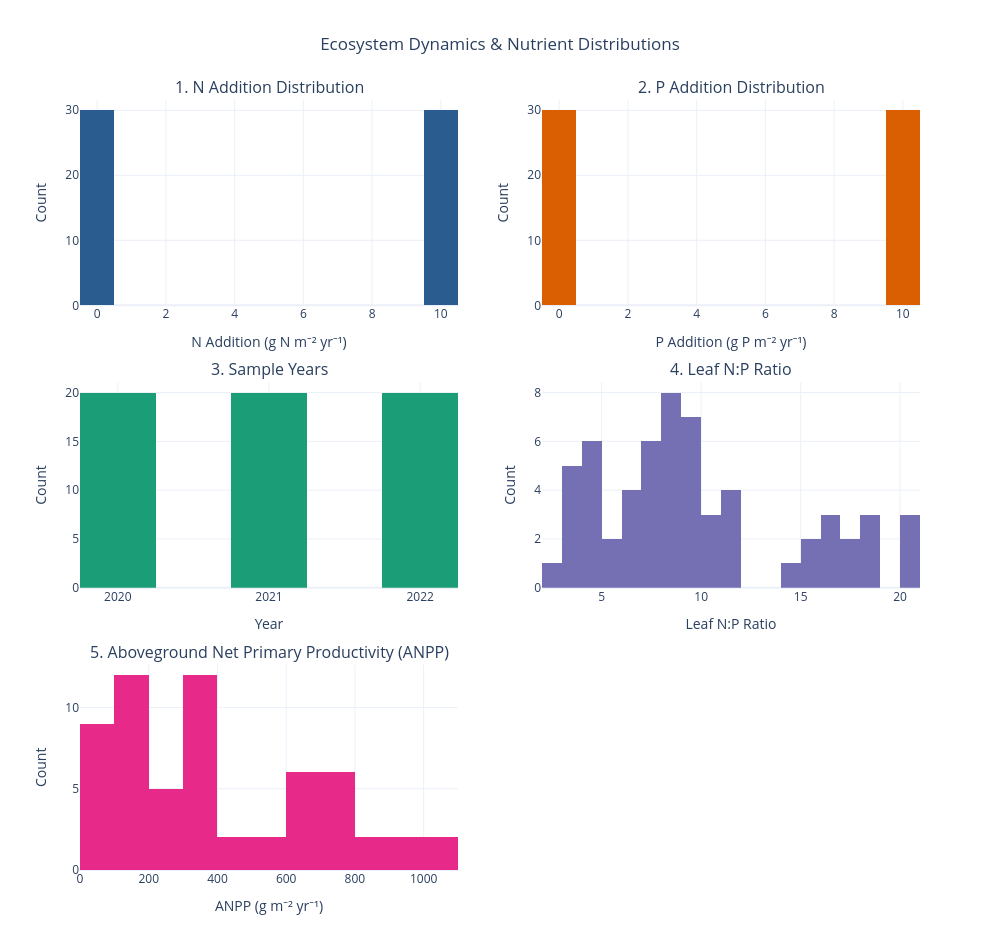

This figure's notebook cell:
### Markdown cell above
## EDA

#### Distributional Analysis
##### **Simple Distributional Analysis**

### Code cell
# 1. Expand grid to 3 rows x 2 columns
fig = make_subplots(
    rows=3,
    cols=2,
    subplot_titles=(
        "1. N Addition Distribution",
        "2. P Addition Distribution",
        "3. Sample Years",
        "4. Leaf N:P Ratio",
        "5. Aboveground Net Primary Productivity (ANPP)",
    ),
    vertical_spacing=0.10,  # Adjusted vertical spacing for 3 rows
    horizontal_spacing=0.10,
)

# --- Traces ---
# 1. N addition
fig.add_trace(
    go.Histogram(
        x=df["N addition (g N m-2 yr-1)"],
        nbinsx=20,
        name="N Addition",
        marker_color="#2b5c8f",
    ),
    row=1,
    col=1,
)

# 2. P addition
fig.add_trace(
    go.Histogram(
        x=df["P addition (g P m-2 yr-1)"],
        nbinsx=20,
        name="P Addition",
        marker_color="#d95f02",
    ),
    row=1,
    col=2,
)

# 3. Year
fig.add_trace(
    go.Histogram(
        x=df["year"], nbinsx=5, name="Year", marker_color="#1b9e77"
    ),
    row=2,
    col=1,
)

# 4. Leaf N:P ratio
fig.add_trace(
    go.Histogram(
        x=df["leaf N:P ratio"],
        nbinsx=20,
        name="Leaf N:P Ratio",
        marker_color="#7570b3",
    ),
    row=2,
    col=2,
)

# 5. ANPP (New Feature)
fig.add_trace(
    go.Histogram(
        x=df["ANPP (g m-2 yr-1)"],
        nbinsx=20,
        name="ANPP",
        marker_color="#e7298a",
    ),
    row=3,
    col=1,
)

# --- Layout Polish ---
fig.update_layout(
    title_text="Ecosystem Dynamics & Nutrient Distributions",
    title_x=0.5,
    width=1000,
    height=950,  # Increased height to fit 3 rows comfortably
    template="plotly_white",
    showlegend=False,
)

# --- Axis Formatting ---
fig.update_xaxes(
    title_text="N Addition (g N m⁻² yr⁻¹)", row=1, col=1, showgrid=True
)
fig.update_xaxes(
    title_text="P Addition (g P m⁻² yr⁻¹)", row=1, col=2, showgrid=True
)
fig.update_xaxes(
    title_text="Year", dtick=1, row=2, col=1, showgrid=True
)  # Discrete years
fig.update_xaxes(title_text="Leaf N:P Ratio", row=2, col=2, showgrid=True)
fig.update_xaxes(
    title_text="ANPP (g m⁻² yr⁻¹)", row=3, col=1, showgrid=True
)

fig.update_yaxes(title_text="Count", showgrid=True)

fig.show()

### Figure 1 — Plotly figure (JSON) as saved in the notebook; plotly's stock layout.template omitted (floating-point values rounded to 4 significant figures)
{"data": [{"marker": {"color": "#2b5c8f"}, "name": "N Addition", "nbinsx": 20, "type": "histogram", "x": [0, 10, 10, 0, 0, 10, 0, 10, 0, 10, 0, 10, 10, 0, 10, 0, 0, 10, 10, 0, 0, 10, 10, 0, 0, 10, 0, 10, 0, 10, 0, 10, 10, 0, 10, 0, 0, 10, 10, 0, 0, 10, 10, 0, 0, 10, 0, 10, 0, 10, 0, 10, 10, 0, 10, 0, 0, 10, 10, 0], "xaxis": "x", "yaxis": "y"}, {"marker": {"color": "#d95f02"}, "name": "P Addition", "nbinsx": 20, "type": "histogram", "x": [0, 10, 0, 10, 10, 0, 0, 10, 10, 10, 0, 0, 10, 0, 0, 10, 10, 0, 10, 0, 0, 10, 0, 10, 10, 0, 0, 10, 10, 10, 0, 0, 10, 0, 0, 10, 10, 0, 10, 0, 0, 10, 0, 10, 10, 0, 0, 10, 10, 10, 0, 0, 10, 0, 0, 10, 10, 0, 10, 0], "xaxis": "x2", "yaxis": "y2"}, {"marker": {"color": "#1b9e77"}, "name": "Year", "nbinsx": 5, "type": "histogram", "x": [2020, 2020, 2020, 2020, 2020, 2020, 2020, 2020, 2020, 2020, 2020, 2020, 2020, 2020, 2020, 2020, 2020, 2020, 2020, 2020, 2021, 2021, 2021, 2021, 2021, 2021, 2021, 2021, 2021, 2021, 2021, 2021, 2021, 2021, 2021, 2021, 2021, 2021, 2021, 2021, 2022, 2022, 2022, 2022, 2022, 2022, 2022, 2022, 2022, 2022, 2022, 2022, 2022, 2022, 2022, 2022, 2022, 2022, 2022, 2022], "xaxis": "x3", "yaxis": "y3"}, {"marker": {"color": "#7570b3"}, "name": "Leaf N:P Ratio", "nbinsx": 20, "type": "histogram", "x": [11.48, 9.667, 16.38, 4.102, 4.49, 16.69, 11.86, 8.61, 4.025, 7.645, 10.06, 17.31, 11.35, 9.662, 20.32, 4.347, 4.15, 17.75, 7.185, 7.525, 9.824, 6.267, 15.59, 3.886, 4.432, 11.22, 10.51, 8.798, 5.835, 8.685, 8.985, 14.57, 8.632, 8.371, 15.86, 6.125, 5.196, 18.22, 7.429, 10.76, 9.226, 9.967, 18.4, 3.556, 3.223, 18.78, 8.322, 9.037, 3.515, 8.817, 9.256, 20.1, 6.062, 7.256, 20.76, 3.932, 2.618, 16.64, 7.537, 6.614], "xaxis": "x4", "yaxis": "y4"}, {"marker": {"color": "#e7298a"}, "name": "ANPP", "nbinsx": 20, "type": "histogram", "x": [84.91, 67.39, 173.0, 115.4, 86.12, 170.7, 70.34, 145.7, 75.32, 101.5, 101.3, 147.1, 120.6, 85.08, 156.7, 94.8, 81.36, 154.0, 110.6, 94.2, 360.1, 991.5, 618.5, 404.4, 464.5, 704.2, 395.6, 785.8, 316.2, 856.8, 319.1, 705.6, 1087.0, 360.9, 1051.0, 309.6, 386.0, 708.1, 684.2, 380.3, 234.4, 582.8, 775.3, 287.5, 244.6, 557.4, 323.3, 606.8, 319.9, 751.0, 286.3, 617.2, 922.4, 196.3, 634.1, 303.8, 300.1, 695.2, 803.8, 297.3], "xaxis": "x5", "yaxis": "y5"}], "layout": {"annotations": [{"font": {"size": 16}, "showarrow": false, "text": "1. N Addition Distribution", "x": 0.225, "xanchor": "center", "xref": "paper", "y": 1, "yanchor": "bottom", "yref": "paper"}, {"font": {"size": 16}, "showarrow": false, "text": "2. P Addition Distribution", "x": 0.775, "xanchor": "center", "xref": "paper", "y": 1, "yanchor": "bottom", "yref": "paper"}, {"font": {"size": 16}, "showarrow": false, "text": "3. Sample Years", "x": 0.225, "xanchor": "center", "xref": "paper", "y": 0.6333, "yanchor": "bottom", "yref": "paper"}, {"font": {"size": 16}, "showarrow": false, "text": "4. Leaf N:P Ratio", "x": 0.775, "xanchor": "center", "xref": "paper", "y": 0.6333, "yanchor": "bottom", "yref": "paper"}, {"font": {"size": 16}, "showarrow": false, "text": "5. Aboveground Net Primary Productivity (ANPP)", "x": 0.225, "xanchor": "center", "xref": "paper", "y": 0.2667, "yanchor": "bottom", "yref": "paper"}], "height": 950, "showlegend": false, "title": {"text": "Ecosystem Dynamics & Nutrient Distributions", "x": 0.5}, "width": 1000, "xaxis": {"anchor": "y", "domain": [0, 0.45], "showgrid": true, "title": {"text": "N Addition (g N m⁻² yr⁻¹)"}}, "xaxis2": {"anchor": "y2", "domain": [0.55, 1], "showgrid": true, "title": {"text": "P Addition (g P m⁻² yr⁻¹)"}}, "xaxis3": {"anchor": "y3", "domain": [0, 0.45], "dtick": 1, "showgrid": true, "title": {"text": "Year"}}, "xaxis4": {"anchor": "y4", "domain": [0.55, 1], "showgrid": true, "title": {"text": "Leaf N:P Ratio"}}, "xaxis5": {"anchor": "y5", "domain": [0, 0.45], "showgrid": true, "title": {"text": "ANPP (g m⁻² yr⁻¹)"}}, "xaxis6": {"anchor": "y6", "domain": [0.55, 1]}, "yaxis": {"anchor": "x", "domain": [0.7333, 1], "showgrid": true, "title": {"text": "Count"}}, "yaxis2": {"anchor": "x2", "domain": [0.7333, 1], "showgrid": true, "title": {"text": "Count"}}, "yaxis3": {"anchor": "x3", "domain": [0.3667, 0.6333], "showgrid": true, "title": {"text": "Count"}}, "yaxis4": {"anchor": "x4", "domain": [0.3667, 0.6333], "showgrid": true, "title": {"text": "Count"}}, "yaxis5": {"anchor": "x5", "domain": [0, 0.2667], "showgrid": true, "title": {"text": "Count"}}, "yaxis6": {"anchor": "x6", "domain": [0, 0.2667], "showgrid": true, "title": {"text": "Count"}}}}
